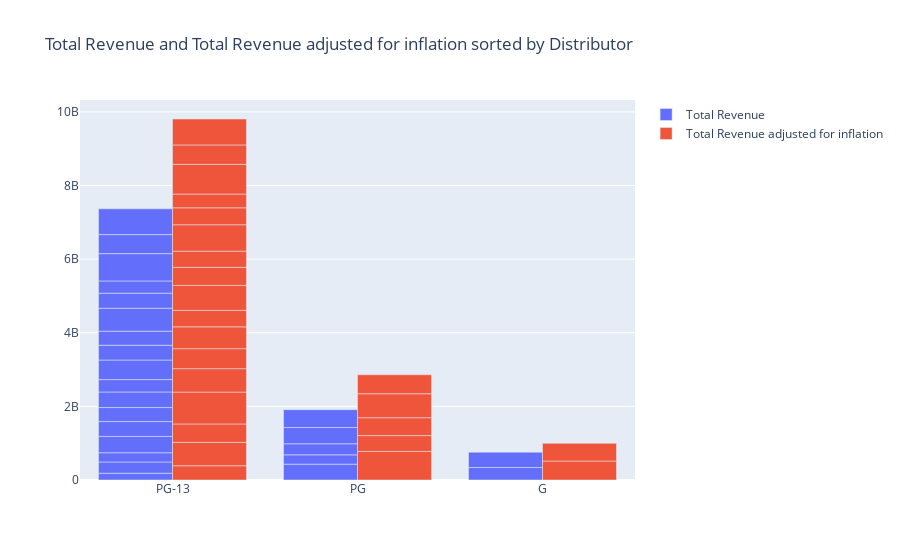

Notebook code cell kept with this figure:
### Markdown cell above
We get to see that Walt Disney has produced a majority of the highest grossing films, with all of them being rated PG-13/PG/G. Even with other studios, we see these ratings are the only to show up. This is most likely due to reaching a wider audience under these ratings as younger kid and pre-teens would bring their parent/s to the movie as well, resulting in more ticket sales and a larger box office. Action/Adventure movies are big and since superhero movies fall into these categories, we can assume big box offices.

### Code cell
fig = go.Figure(data=[
    go.Bar(name='Total Revenue',x=HighestGrossers['MPAA RATING'], y=HighestGrossers['TOTAL FOR YEAR']),
    go.Bar(name='Total Revenue adjusted for inflation', x=HighestGrossers['MPAA RATING'], y=HighestGrossers['TOTAL IN 2019 DOLLARS'])
])
fig.update_layout(barmode='group')
fig.update_layout(title_text="Total Revenue and Total Revenue adjusted for inflation sorted by Distributor")
fig.show()

### Figure 1 — Plotly figure (JSON) as saved in the notebook; plotly's stock layout.template omitted (floating-point values rounded to 4 significant figures)
{"data": [{"name": "Total Revenue", "type": "bar", "x": ["PG-13", "PG-13", "PG-13", "PG-13", "PG", "PG", "PG", "PG-13", "G", "PG", "PG-13", "PG-13", "PG-13", "PG-13", "PG-13", "G", "PG-13", "PG-13", "PG-13", "PG-13", "PG-13", "PG", "PG-13", "PG-13"], "y": [184031112, 306169255, 250650052, 443319081, 430443350, 253367455, 300404434, 403706375, 339714367, 441226247, 380270577, 423315812, 336530303, 531001578, 402111870, 415004880, 381011219, 623357910, 408992272, 333055258, 742208942, 486295561, 517218368, 700059566]}, {"name": "Total Revenue adjusted for inflation", "type": "bar", "x": ["PG-13", "PG-13", "PG-13", "PG-13", "PG", "PG", "PG", "PG-13", "G", "PG", "PG-13", "PG-13", "PG-13", "PG-13", "PG-13", "G", "PG-13", "PG-13", "PG-13", "PG-13", "PG-13", "PG", "PG-13", "PG-13"], "y": [387522978, 634504608, 500207943, 865842808, 776153749, 430583644, 486166890, 636480273, 516050346, 650826473, 543413171, 591995851, 448054878, 677433772, 491112631, 481805411, 440108798, 717331462, 460808016, 373413235, 806480887, 514967322, 528173936, 703901821]}], "layout": {"barmode": "group", "title": {"text": "Total Revenue and Total Revenue adjusted for inflation sorted by Distributor"}}}
